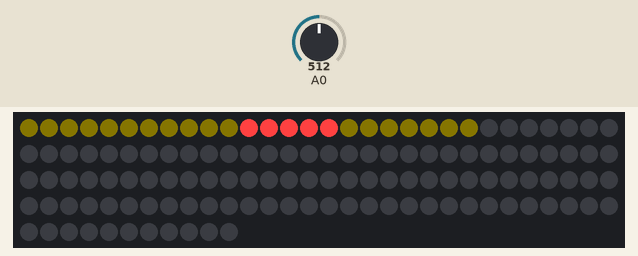
This sketch was run on a simulated Arduino Uno, built with avr-gcc and run on an emulated ATmega328P. Parts: 131 RGB LEDs in strip order, left to right, continuing on the next row. The test bench sets the inputs (shaded band); at power-on: A0 = 512.

Above: at 3.97 s.
4.3 s: A0 set to 716
At 4.58 s:
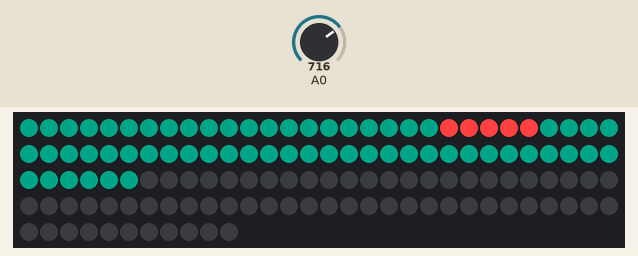
6.3 s: A0 set to 511
8.2 s: A0 set to 900
At 11.5 s:
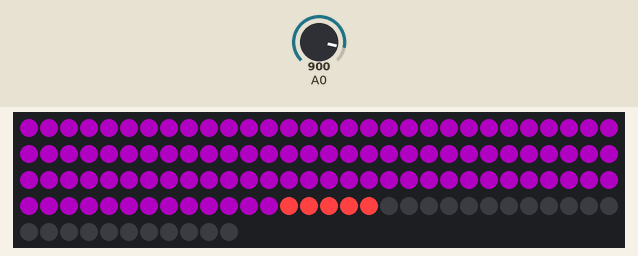

Measured:
- after the input at 4.3 s, the LEDs: first change after 0.10 s (image 1 shows a later state)
- after the input at 8.2 s, the LEDs: first change at once (image 2 shows a later state)

The sketch:

audiolevel.ino
```cpp
/****************************************
Example Sound Level Sketch for the
Adafruit Microphone Amplifier
****************************************/
#include <FastLED.h>
#include <math.h>
#define NUM_LEDS 131
#define LED_PIN 4
#define UPDATES_PER_SECOND 100
#define MIN 400
#define MAX 1023
#define PERIOD 300
#define FLT_MAX 3.40282e+38

CRGB leds[NUM_LEDS];
uint8_t samples[PERIOD];
int decay;
int iteration;
int peak;
int decay_timer;

void setup()
{
   delay( 3000 ); // power-up safety delay
   FastLED.addLeds<NEOPIXEL, LED_PIN>(leds, NUM_LEDS);
   iteration = 0;
   peak = 0;
   decay_timer=0;
   decay = 254;
   for (int i = 0; i < PERIOD; i++) {
      samples[i] = 0;
   }

   Serial.begin(115200);
}

void loop()
{
   int val = analogRead(0);
   int numLedsToLight = map(val, MIN, MAX, 0, NUM_LEDS);
   int color = map(val, MIN, MAX, 10, 255);
   int average = 2;
   if (numLedsToLight > peak) {
      peak = numLedsToLight;
      decay = 254;
      decay_timer = 0;
   }
   samples[iteration] = numLedsToLight;
   for (int i = 0; i < PERIOD; i++) {
      average = average + samples[i];
   }
   average = average / PERIOD;
   if (average > NUM_LEDS) {
      average = NUM_LEDS;
   }

   float decay_koefficient = pow(1 - 0.0005, decay_timer);
   float peak_koefficient = pow(1 - 0.0000001, decay_timer);
   decay_timer++;
   decay = decay * decay_koefficient;
   peak = peak * peak_koefficient;

   // First, clear the existing led values
   FastLED.clear();

   for (int led = 0; led < peak; led++) {
      leds[led].setHSV(color, decay, decay);
   }
   leds[peak - 1].setHSV(color, 255, decay);

   for (int led = 0; led < numLedsToLight; led++) {
      leds[led].setHSV(color, 255, color);
   }

   for (int i = 0; i < 5; i++) {
      leds[average - 2 + i].setHSV(0,127,255);
   }


   FastLED.show();

   iteration = (iteration + 1) % PERIOD;
}
```
